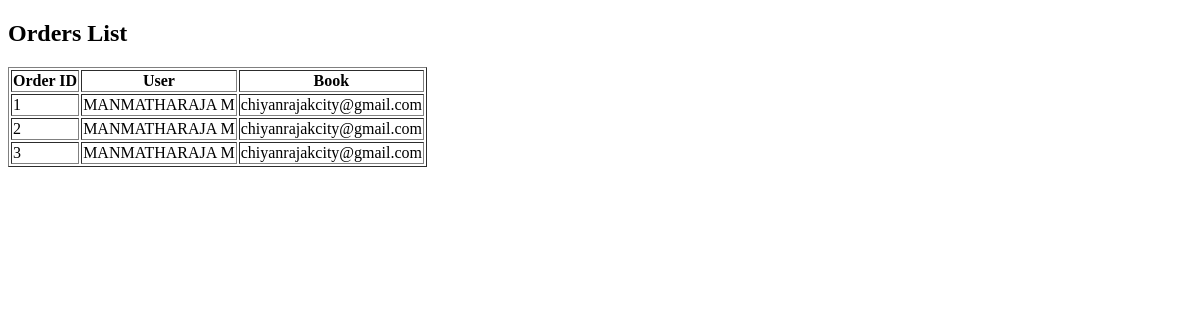
Before: /admin/orders (signed in) with the older database file.
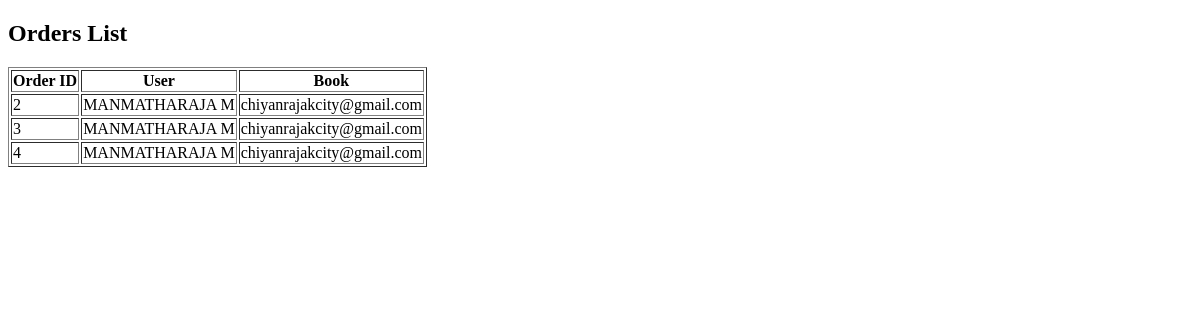
After: the same page with the newer database file.
### tables this page shows
CREATE TABLE orders (
        id INTEGER PRIMARY KEY AUTOINCREMENT,
        user_id INTEGER,
        book_id INTEGER,
        FOREIGN KEY(user_id) REFERENCES users(id),
        FOREIGN KEY(book_id) REFERENCES books(id)
    );

CREATE TABLE users (
        id INTEGER PRIMARY KEY AUTOINCREMENT,
        name TEXT,
        address TEXT,
        email TEXT UNIQUE,
        password TEXT,
        phone TEXT
    );

### app.py (the view)
@app.route('/admin/orders')
def admin_orders():
    if 'admin_id' not in session:
        return redirect('/admin/login')
    con = get_db()
    cur = con.cursor()
    cur.execute("""
    SELECT orders.id, users.name AS user_name, users.email, books.name AS book_name, books.author
    FROM orders
    JOIN users ON orders.user_id = users.id
    JOIN books ON orders.book_id = books.id
""")
    orders = cur.fetchall()
    con.close()
    return render_template('orders.html', orders=orders)

### app.py (called while the page is built)
def get_db():
    con = sqlite3.connect('bookstore.db')
    con.row_factory = sqlite3.Row  # This enables dictionary-style access
    return con

### templates/orders.html (shortened to what this page needs)
<!DOCTYPE html>
<html>
<head>
</head>
<body>
    <h2>Orders List</h2>
    <table border="1">
        <tr>
            <th>Order ID</th>
            <th>User</th>
            <th>Book</th>
        </tr>
        {% for order in orders %}
        <tr>
            <td>{{ order[0] }}</td>
            <td>{{ order[1] }}</td>
            <td>{{ order[2] }}</td>
        </tr>
        {% endfor %}
    </table>
</body>
</html>

Changed rows visible on the page:
no longer on this page (row unchanged): orders: id "1", name "MANMATHARAJA M", email "chiyanrajakcity@gmail.com"
added orders: id "4", name "MANMATHARAJA M", email "chiyanrajakcity@gmail.com"
